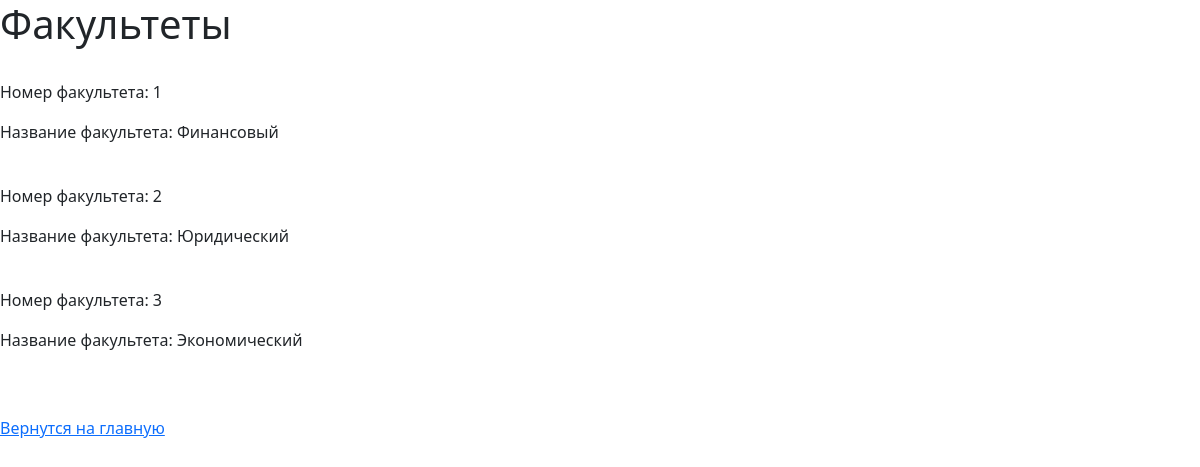
The app's page /faculty/ with its own data.
### models.py (models this page shows, shortened)
class Faculty(db.Model):
    __tablename__ = "faculty"
    id = db.Column(db.Integer, primary_key=True)
    name_faculty = db.Column(db.String(80), unique=True, nullable=False)

### apk_8.py (the view)
@app.route('/faculty/')
def faculty():
    faculty = Faculty.query.all()
    context = {'faculty': faculty}
    return render_template('faculty.html', **context)

### templates/faculty.html (shortened to what this page needs)
{% extends 'base.html' %}
{% block content %}
    <div>
        <h1>Факультеты</h1>
        <br>
        {% for faculty_item in faculty %}
            <p>Номер факультета: {{faculty_item.id }}</p>
            <p>Название факультета: {{faculty_item.name_faculty }}</p>
            <br>
        {% endfor %}
        <br>
        <a href="{{ url_for('page_main') }}">Вернутся на главную</a><br>
    </div>
{% endblock %}

### records on screen
Faculty: id "1", name_faculty "Финансовый"
Faculty: id "2", name_faculty "Юридический"
Faculty: id "3", name_faculty "Экономический"
